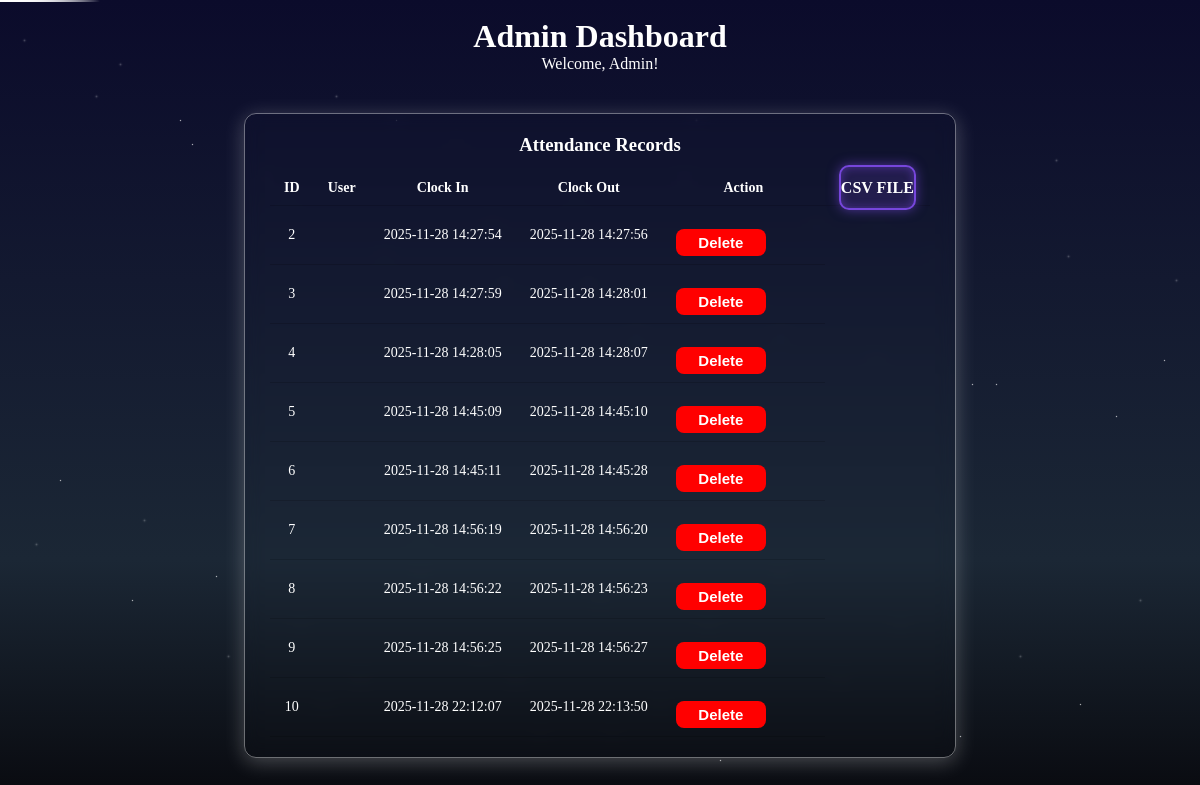
/homepage (signed in), run on the app's committed database.
### appp.py (models this page shows)
class Attendance(db.Model):
    id = db.Column(db.Integer, primary_key=True, autoincrement=True)
    user_id = db.Column(db.Integer, nullable=False)
    clock_in = db.Column(db.String)
    clock_out = db.Column(db.String)

### appp.py (the view, shortened to what this page needs)
@app.route("/homepage")
def homepage():
    if "role" not in session:
        return redirect("/login")
    if session["role"] == "admin":
        all_data = Attendance.query.all()
        return render_template("admin_home.html", data=all_data)

### templates/admin_home.html (shortened to what this page needs)
<!DOCTYPE html>
<html>
<head>
    <link rel="stylesheet" href="{{ url_for('static', filename='styleadmin.css') }}">
</head>
<body>
    <div class="center-wrapper">
        <h1 style="color:white;">Admin Dashboard</h1>
        <p style="color:white;">Welcome, Admin!</p>
        <div class="table-box" style="margin-top:40px;">
            <h3 style="color:white; text-align:center; margin-bottom:15px;">
                Attendance Records
            </h3>
            <table>
                <tr>
                    <th>ID</th>
                    <th>User</th>
                    <th>Clock In</th>
                    <th>Clock Out</th>
                    <th>Action</th>
                    <th>
            <a href="/download_csv" class="action-btn">CSV File</a>
        </th>
                </tr>
                {% for row in data %}
                <tr>
                    <td>{{ row.id }}</td>
                    <td>{{ row.username }}</td>
                    <td>{{ row.clock_in }}</td>
                    <td>{{ row.clock_out }}</td>
                    <td>
                        <form method="POST" action="/delete/{{ row.id }}">
                            <button type="submit"
                                    style="background:red; color:white; border:none; padding:5px 45px; cursor:pointer;
                                    display:flex; justify-content:center; align-items:center; font-weight:bold;">
                                Delete
                            </button>
                        </form>
                    </td>
                </tr>
                {% endfor %}
            </table>
        </div>
    </div>
</body>
</html>

### static/styleadmin.css (style rules this page uses)
* { margin: 0; padding: 0; box-sizing: border-box; }
body { min-height: 100vh; background: linear-gradient(to bottom, #0b0b2b, #1b2735 70%, #090a0f); overflow: hidden; }
.center-wrapper { width: 100%; height: 100vh; display: flex; flex-direction: column; justify-content: center; align-items: center; position: relative; z-index: 50; }
.action-btn { width: 200px; padding: 12px 0; margin: 12px auto; color: #ffffff; font-size: 16px; font-weight: bold; text-transform: uppercase; border-radius: 10px; border: 2px solid rgba(140, 82, 255, 0.8); background: rgba(140, 82, 255, 0.15); backdrop-filter: blur(6px); box-shadow: 0 0 12px rgba(140, 82, 255, 0.5), inset 0 0 10px rgba(140, 82, 255, 0.4); cursor: pointer; transition: 0.25s ease; position: relative; overflow: hidden; }
.table-box { width: fit-content; margin: 25px auto; padding: 20px 25px; background: #ffffff00; backdrop-filter: blur(8px); -webkit-backdrop-filter: blur(8px); border-radius: 12px; box-shadow: 0px 4px 20px rgba(255, 255, 255, 0.25); border: 1px solid rgba(255,255,255,0.4); }
.table-box table { border-collapse: collapse; width: 100%; color: #ffffff; }
.table-box th, .table-box td { padding: 8px 14px; border-bottom: 1px solid rgba(0, 0, 0, 0.15); text-align: center; font-size: 14px; }
.table-box th { font-weight: bold; color: #ffffff; }
button { width: 20%; padding: 10px; margin-top: 15px; background: #6a5acd; border: none; color: rgb(255, 255, 255); border-radius: 8px; font-size: 15px; font-weight: bold; cursor: pointer; transition: 0.3s; }
a { color: #6a5acd; text-decoration: none; }

### data on the page
Attendance: id "2", clock_in "2025-11-28 14:27:54", clock_out "2025-11-28 14:27:56"
Attendance: id "3", clock_in "2025-11-28 14:27:59", clock_out "2025-11-28 14:28:01"
Attendance: id "4", clock_in "2025-11-28 14:28:05", clock_out "2025-11-28 14:28:07"
Attendance: id "5", clock_in "2025-11-28 14:45:09", clock_out "2025-11-28 14:45:10"
Attendance: id "6", clock_in "2025-11-28 14:45:11", clock_out "2025-11-28 14:45:28"
Attendance: id "7", clock_in "2025-11-28 14:56:19", clock_out "2025-11-28 14:56:20"
Attendance: id "8", clock_in "2025-11-28 14:56:22", clock_out "2025-11-28 14:56:23"
Attendance: id "9", clock_in "2025-11-28 14:56:25", clock_out "2025-11-28 14:56:27"
Attendance: id "10", clock_in "2025-11-28 22:12:07", clock_out "2025-11-28 22:13:50"
